Frame 1 (no input): blank canvas, image omitted
Frame 60 (no input): blank canvas, image omitted
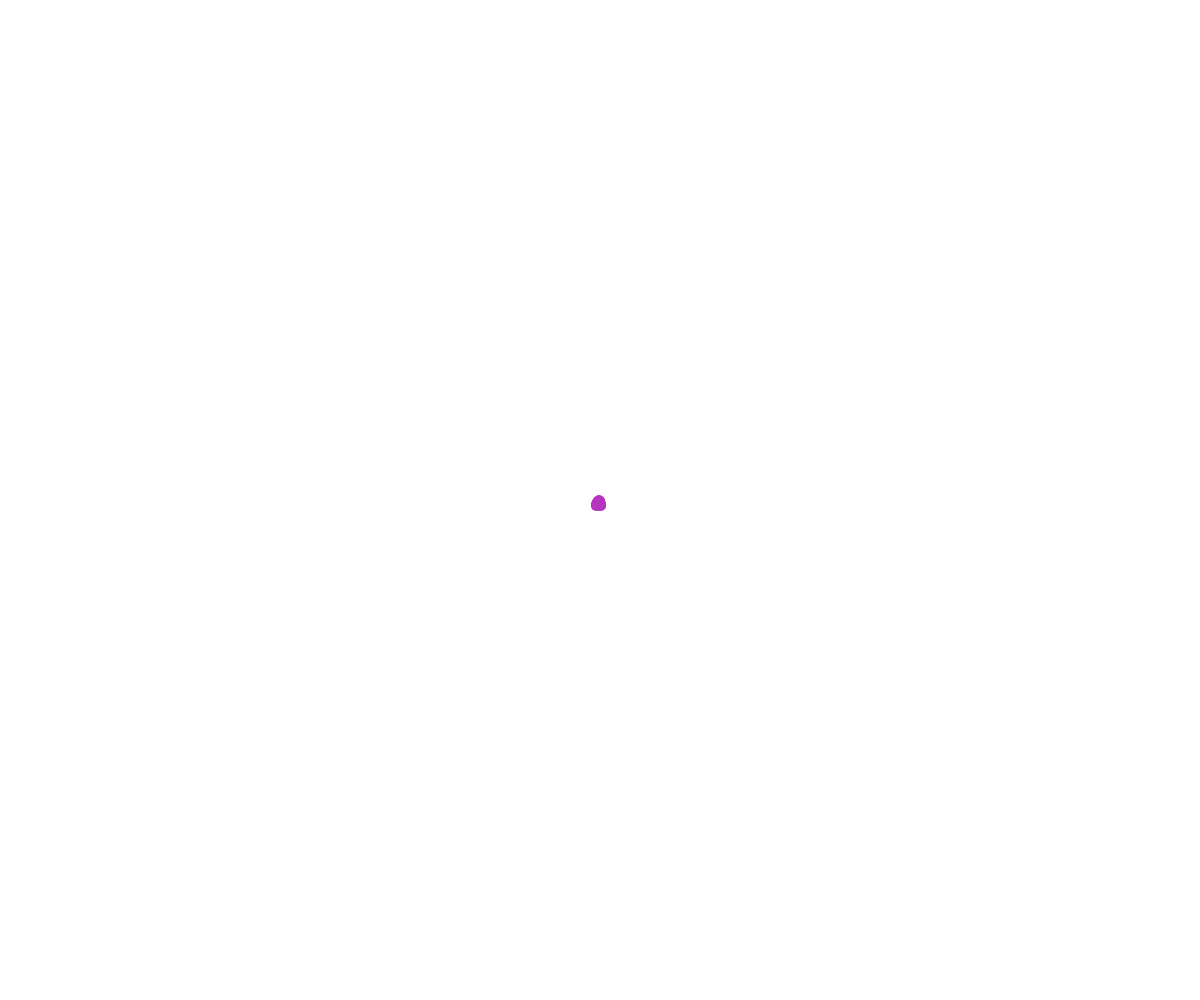
Frame 120 (the mouse pressed at the canvas centre since frame 60)

The p5.js sketch whose frames 1 and 60 were blank and that drew this single picture after the mouse press (run headless with seeded random() and noise() and a simulated clock; from frame 60 on, the mouse is pressed at the canvas centre):

// p5.js sketch
// ── sketch.js
//OOP Walker Demo

class Walker {
  constructor(x, y, theColor) {
    this.x = x;
    this.y = y;
    this.stepSize = 1;
    this.color = theColor;
    this.radius = 5;
  }

  display() {
    fill(this.color);
    circle(this.x, this.y, this.radius*2);
  }

  move() {
    let choice = random(100);
    if (choice < 25) {
      //move up
      this.y -= this.stepSize;
    }
    else if (choice < 50) {
      //move down
      this.y += this.stepSize;
    }
    else if (choice < 75) {
      //move right
      this.x += this.stepSize;
    }
    else {
      //move left
      this.x -= this.stepSize;
    }
  }
}

let theWalkers = [];


function setup() {
  createCanvas(windowWidth, windowHeight);
 
  noStroke();
}

function draw() {
  for (let someWalker of theWalkers) {
    someWalker.move();
    someWalker.display();
  }
}

function mousePressed() {
  let theColor = color(random(255), random(255), random(255));
  let myWalker = new Walker(mouseX, mouseY, theColor);
  theWalkers.push(myWalker);
}
